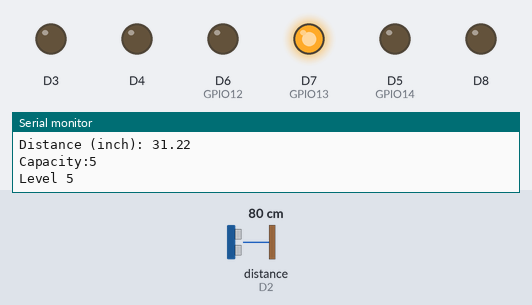
Simulated run of this sketch. Board: ESP8266 (NodeMCU). Parts: output pins drawn as LEDs (lit = HIGH), the last lines printed to the serial monitor. Wiring (inferred from the names in the program): ultrasonic range finder: trigger D1; echo D2. Inputs (shaded band) come from the test bench; at power-on: distance to the obstacle (sensor on D2) 80 cm. The echo pulse lasts 58.3 µs per cm; pins used as bus, display or sensor lines are not drawn.

Above: at 1.5 s.
1.6 s: distance to the obstacle (sensor on D2) set to 75 cm
3.5 s: distance to the obstacle (sensor on D2) set to 67 cm
At 5.3 s:
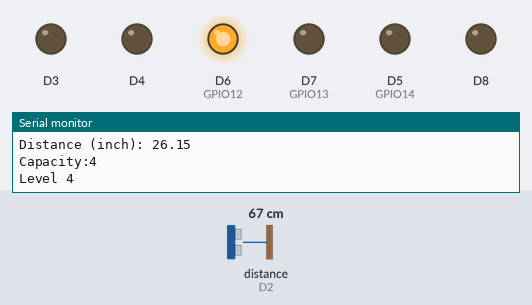
5.8 s: distance to the obstacle (sensor on D2) set to 61 cm
7.5 s: distance to the obstacle (sensor on D2) set to 53 cm
At 9.0 s:
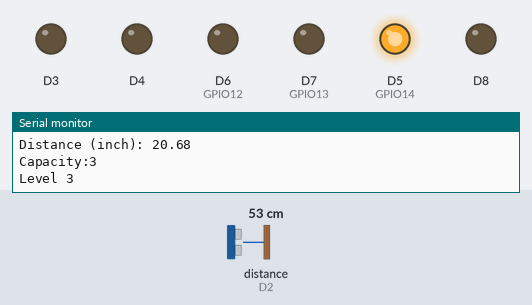
9.8 s: distance to the obstacle (sensor on D2) set to 46 cm
11.5 s: distance to the obstacle (sensor on D2) set to 39 cm
At 13.8 s:
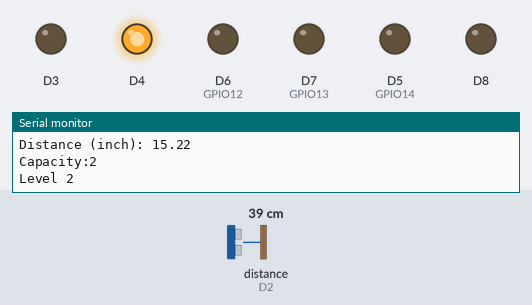
Timing chart, 0 to 14.8 s (numbered marks = the images above; inputs shaded):
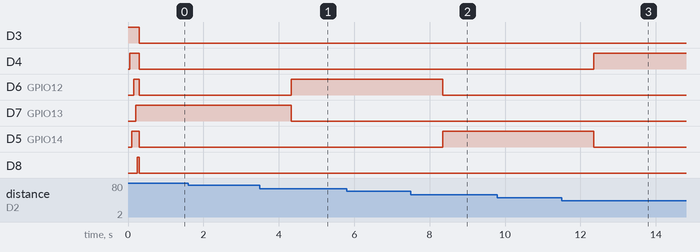

The sketch:

water_level_v3.ino
```cpp
const int trigPin = D1;
const int echoPin = D2;

//define sound velocity in cm/uS
#define SOUND_VELOCITY 0.034
#define CM_TO_INCH 0.393701

long  duration;
float distanceCm;
float distanceInch;
int   tank_size, len;
float cap;
int cap1;
int count=0;

void setup() {
  Serial.begin(115200); // Starts the serial communication
  tank_size=40;
  len=tank_size/10;
  pinMode(D3, OUTPUT);
  pinMode(D4, OUTPUT);
  pinMode(D5, OUTPUT);  //GPIO14
  pinMode(D6, OUTPUT);  //GPIO12
  pinMode(D7, OUTPUT);  //GPIO13
  pinMode(D8, OUTPUT);

  tank_blinkall();
  // Buzzer LED


  pinMode(trigPin, OUTPUT); // Sets the trigPin as an Output
  pinMode(echoPin, INPUT); // Sets the echoPin as an Input

}

void loop() {
  // Clears the trigPin
  digitalWrite(trigPin, LOW);
  delayMicroseconds(2);
  // Sets the trigPin on HIGH state for 10 micro seconds
  digitalWrite(trigPin, HIGH);
  delayMicroseconds(10);
  digitalWrite(trigPin, LOW);
  // Reads the echoPin, returns the sound wave travel time in microseconds
  duration = pulseIn(echoPin, HIGH);

  // Calculate the distance
  distanceCm = duration * SOUND_VELOCITY/2;

  // Convert to inches
  distanceInch = distanceCm * CM_TO_INCH;
  //=====================================================================================

  // Prints the distance on the Serial Monitor
  Serial.print("Distance (cm):\n ");
  Serial.println(distanceCm);
  Serial.print("Distance (inch): ");
  Serial.println(distanceInch);
  cap=distanceInch/(len*1.4);
  Serial.print("Capacity:");
  cap1=(((int)cap)+0);
  Serial.println(cap1);

  switch(cap1){

    case 0:
      if(distanceInch>=2.00){
        digitalWrite(D4,HIGH);
        digitalWrite(D5,LOW);
        digitalWrite(D6,LOW);
        digitalWrite(D7,LOW);
        digitalWrite(D8,LOW);
        Serial.println("Level 0 Full");
        tank_full();
      }
    break;

    case 1:
      digitalWrite(D4,HIGH);
      digitalWrite(D5,LOW);
      digitalWrite(D6,LOW);
      digitalWrite(D7,LOW);
      digitalWrite(D8,LOW);
      Serial.println("Level 1 Full");
      tank_full();
    break;

    case 2:
      digitalWrite(D3,LOW);
      digitalWrite(D4,HIGH);
      digitalWrite(D5,LOW);
      digitalWrite(D6,LOW);
      digitalWrite(D7,LOW);
      digitalWrite(D8,LOW);
      Serial.println("Level 2");
    break;

    case 3:
      digitalWrite(D3,LOW);
      digitalWrite(D4,LOW);
      digitalWrite(D5,HIGH);
      digitalWrite(D6,LOW);
      digitalWrite(D7,LOW);
      digitalWrite(D8,LOW);
      Serial.println("Level 3");
    break;

    case 4:
      digitalWrite(D3,LOW);
      digitalWrite(D4,LOW);
      digitalWrite(D5,LOW);
      digitalWrite(D6,HIGH);
      digitalWrite(D7,LOW);
      digitalWrite(D8,LOW);
      Serial.println("Level 4");
    break;

    case 5:
      digitalWrite(D3,LOW);
      digitalWrite(D4,LOW);
      digitalWrite(D5,LOW);
      digitalWrite(D6,LOW);
      digitalWrite(D7,HIGH);
      digitalWrite(D8,LOW);
      Serial.println("Level 5");
    break;

    case 6:
      digitalWrite(D3,LOW);
      digitalWrite(D4,LOW);
      digitalWrite(D5,LOW);
      digitalWrite(D6,LOW);
      digitalWrite(D7,LOW);
      digitalWrite(D8,HIGH);
      Serial.println("Level 6");
      tank_empty();

    default:
      digitalWrite(D3,LOW);
      digitalWrite(D4,LOW);
      digitalWrite(D5,LOW);
      digitalWrite(D6,LOW);
      digitalWrite(D7,LOW);
      digitalWrite(D8,LOW);
      Serial.println("Level Default");
   }
    delay(1000);
    count=count+1;
    Serial.println(count);
    if(count>=60){
      Serial.println("Sleep Mode Start.....");
      ESP.deepSleep(3600e6);
    }
 }

 void tank_full(){
  for(int i=0;i<=5; i++){
    digitalWrite(D4,HIGH);
    delay(200);
    digitalWrite(D4,LOW);
    delay(200);
  }
  count=count+5;
  delay(5000);

 }

 void tank_empty(){
    for(int i=0;i<=5; i++){
    digitalWrite(D8,HIGH);
    delay(500);
    digitalWrite(D8,LOW);
    delay(500);
  }
  count=count+5;
  delay(5000);
 }

  void tank_blinkall(){
     digitalWrite(D3,HIGH);
     delay(50);
     digitalWrite(D4,HIGH);
     delay(50);
     digitalWrite(D5,HIGH);
     delay(50);
     digitalWrite(D6,HIGH);
     delay(50);
     digitalWrite(D7,HIGH);
     delay(50);
     digitalWrite(D8,HIGH);
     delay(50);

     digitalWrite(D3,LOW);
     digitalWrite(D4,LOW);
     digitalWrite(D5,LOW);
     digitalWrite(D6,LOW);
     digitalWrite(D7,LOW);
     digitalWrite(D8,LOW);

  }
  /*
  count=count+1;
  if(count>=24){
    ESP.deepSleep(1200e6);
  }  */
```

Measured:
- the behaviour switches between 72 and 71 cm on distance to the obstacle (sensor on D2) (found by bisection; images 0 and 1)
- the behaviour switches between 58 and 57 cm on distance to the obstacle (sensor on D2) (found by bisection; images 1 and 2)
- the behaviour switches between 44 and 43 cm on distance to the obstacle (sensor on D2) (found by bisection; images 2 and 3)
- after the input at 3.5 s, D6 (GPIO12): LOW → HIGH after 0.83 s; D7 (GPIO13): HIGH → LOW after 0.83 s
- after the input at 7.5 s, D6 (GPIO12): HIGH → LOW after 0.84 s; D5 (GPIO14): LOW → HIGH after 0.84 s
- after the input at 11.5 s, D4: LOW → HIGH after 0.86 s; D5 (GPIO14): HIGH → LOW after 0.86 s
